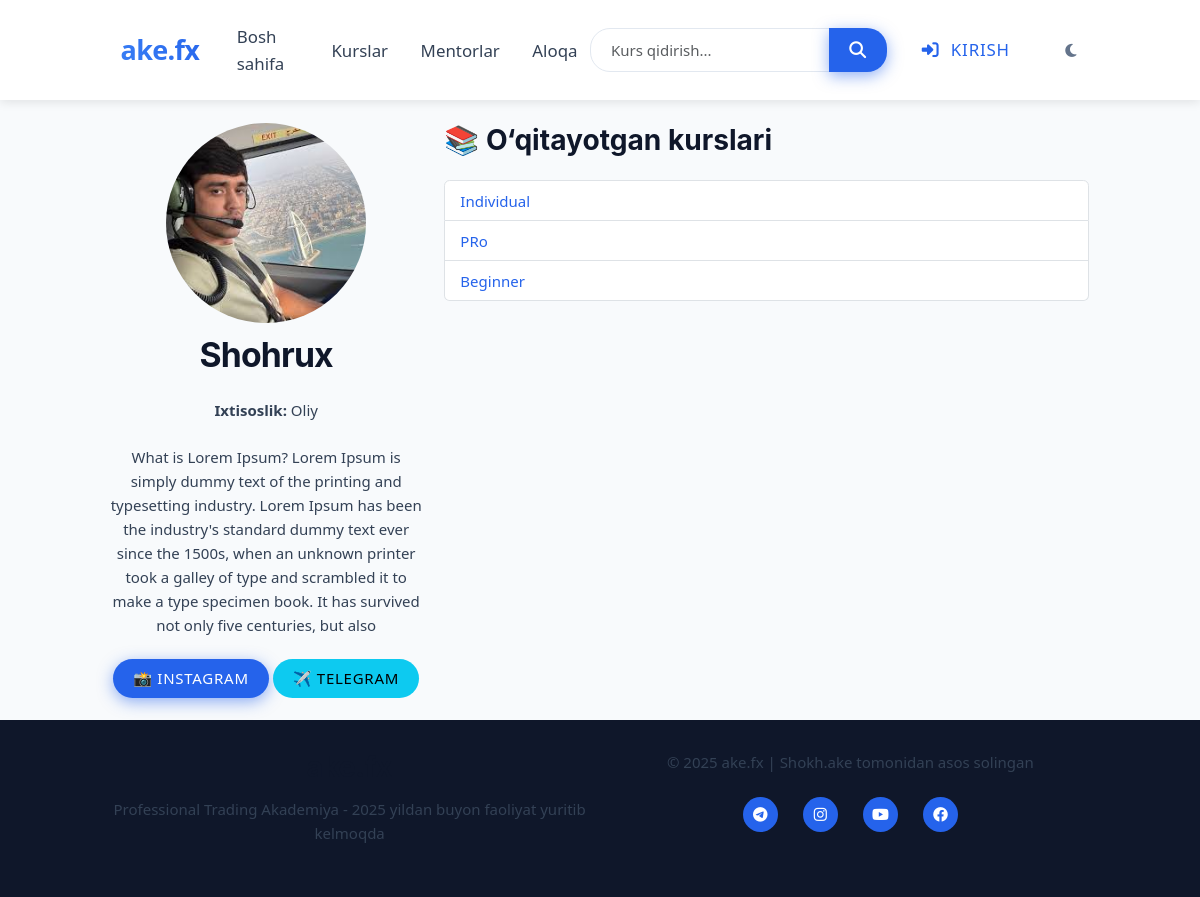
Before: /mentor/1/ with the older database file.
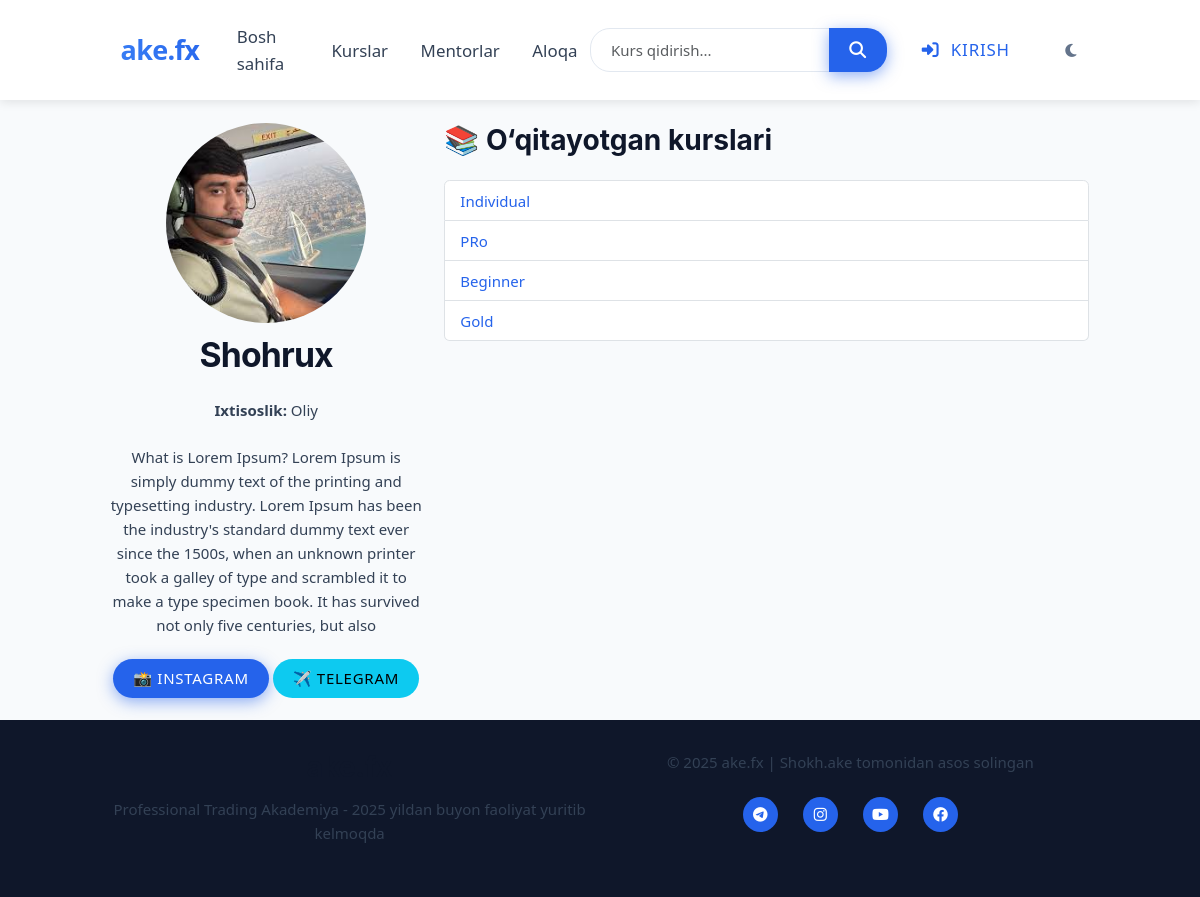
After: the same page with the newer database file.
### main/models.py (models this page shows, shortened)
class Mentor(models.Model):
    full_name = models.CharField(max_length=255, verbose_name="To'liq ism")
    bio = models.TextField(verbose_name="Bio / Tajriba")
    image = models.ImageField(
        upload_to='mentors/%Y/%m/%d/',
        verbose_name="Rasm",
        blank=True,  # Rasm ixtiyoriy bo'lishi uchun
        null=True    # Rasm bo'lmasa ham bo'ladi
    )
    specialty = models.CharField(
        max_length=225,
        verbose_name="Mutaxassislik",
        blank=True,  # Bo'sh qoldirish mumkin
        null=True    # NULL bo'lishi mumkin
    )
    instagram = models.URLField(
        max_length=200,
        verbose_name="Instagram profil",
        blank=True,  # Majburiy emas
        null=True    # NULL bo'lishi mumkin
    )
    telegram = models.URLField(
        max_length=200,
        verbose_name="Telegram profil",
        blank=True,  # Majburiy emas
        null=True    # NULL bo'lishi mumkin
    )
    class Meta:
        verbose_name = "Mentor"
        verbose_name_plural = "Mentorlar"
        ordering = ['-id']  # Yangi mentorlarni birinchi ko'rsatish uchun

class Course(models.Model):
    title = models.CharField(max_length=100)
    description = models.TextField()
    price = models.DecimalField(max_digits=8, decimal_places=2)
    duration = models.CharField(max_length=50)  # masalan: '3 oy'
    image = models.ImageField(upload_to='courses/')
    mentor = models.ForeignKey('Mentor', on_delete=models.SET_NULL, null=True, blank=True)
    is_paid = models.BooleanField(default=True)  # Pullik yoki bepul ekanligini belgilash
    category = models.ForeignKey(Category, on_delete=models.SET_NULL, null=True, verbose_name='Kategoriya')
    level = models.ForeignKey('Level', on_delete=models.SET_NULL, null=True, verbose_name='Daraja')
    created_at = models.DateTimeField(auto_now_add=True)

### main/views.py (the view)
# urls.py: path('mentor/<int:mentor_id>/', views.mentor_detail, name='mentor_detail'),
def mentor_detail(request, mentor_id):
    mentor = get_object_or_404(Mentor, id=mentor_id)
    courses = Course.objects.filter(mentor=mentor)
    return render(request, 'mentor_detail.html', {'mentor': mentor, 'courses': courses})

### main/templates/mentor_detail.html
{% extends 'base.html' %}
{% block content %}
<div class="row">
  <div class="col-md-4 text-center">
    {% if mentor.image %}
    <img src="{{ mentor.image.url }}" class="img-fluid rounded-circle mb-3" alt="{{ mentor.full_name }}" style="width: 200px; height: 200px; object-fit: cover;">
    {% endif %}
    <h3>{{ mentor.full_name }}</h3>
    <p><b>Ixtisoslik:</b> {{ mentor.specialty }}</p>
    <p>{{ mentor.bio }}</p>
    <div>
      {% if mentor.instagram %}
      <a href="{{ mentor.instagram }}" target="_blank" class="btn btn-sm btn-primary">📸 Instagram</a>
      {% endif %}
      {% if mentor.telegram %}
      <a href="{{ mentor.telegram }}" target="_blank" class="btn btn-sm btn-info">✈️ Telegram</a>
      {% endif %}
    </div>
  </div>
  <div class="col-md-8">
    <h4>📚 O‘qitayotgan kurslari</h4>
    {% if courses %}
    <ul class="list-group">
      {% for course in courses %}
      <li class="list-group-item">
        <a href="{% url 'course_detail' course.id %}" class="text-decoration-none">{{ course.title }}</a>
      </li>
      {% endfor %}
    </ul>
    {% else %}
    <p>🚫 Hozircha kurslar mavjud emas.</p>
    {% endif %}
  </div>
</div>
{% endblock %}

### main/templates/base.html (shortened to what this page needs)
<!DOCTYPE html>
<html lang="en">
<head>
    {% load static %}
    <link href="https://cdn.jsdelivr.net/npm/bootstrap@5.3.0/dist/css/bootstrap.min.css" rel="stylesheet">
    <link rel="stylesheet" href="https://cdnjs.cloudflare.com/ajax/libs/font-awesome/6.4.0/css/all.min.css">
    <link href="{% static 'css/style.css' %}" rel="stylesheet">
</head>
<body>
    <nav class="navbar navbar-expand-lg">
        <div class="container">
            <a class="navbar-brand" href="/">ake.fx</a>
            <div class="collapse navbar-collapse" id="navbarNav">
                <ul class="navbar-nav me-auto">
                    <li class="nav-item"><a href="/" class="nav-link">Bosh sahifa</a></li>
                    <li class="nav-item"><a href="/courses/" class="nav-link">Kurslar</a></li>
                    <li class="nav-item"><a href="/mentors/" class="nav-link">Mentorlar</a></li>
                    <li class="nav-item"><a href="/contact/" class="nav-link">Aloqa</a></li>
                </ul>
                <form class="d-flex me-3" action="{% url 'search' %}" method="get">
                    <div class="input-group">
                        <input class="form-control" type="search" name="q" placeholder="Kurs qidirish..." aria-label="Search">
                        <button class="btn btn-primary" type="submit">
                            <i class="fas fa-search"></i>
                        </button>
                    </div>
                </form>
                <ul class="navbar-nav">
                    {% if user.is_authenticated %}
                        <li class="nav-item dropdown">
                            <a class="nav-link dropdown-toggle" href="#" id="navbarDropdown" role="button" data-bs-toggle="dropdown" aria-expanded="false">
                                <i class="fas fa-user-circle me-1"></i> Profil
                            </a>
                            <ul class="dropdown-menu" aria-labelledby="navbarDropdown">
                                <li><a class="dropdown-item" href="{% url 'profile' %}">Mening profilim</a></li>
                                <li><a class="dropdown-item" href="{% url 'profile' %}">Mening kurslarim</a></li>
                                <li><hr class="dropdown-divider"></li>
                                <li>
                                    <form action="{% url 'logout' %}" method="post">
                                        {% csrf_token %}
                                        <button type="submit" class="dropdown-item text-danger">
                                            <i class="fas fa-sign-out-alt me-1"></i> Chiqish
                                        </button>
                                    </form>
                                </li>
                            </ul>
                        </li>
                    {% else %}
                        <li class="nav-item">
                            <a href="{% url 'login' %}" class="btn btn-outline-primary me-2">
                                <i class="fas fa-sign-in-alt me-1"></i> Kirish
                            </a>
                        </li>
                    {% endif %}
                </ul>
                <button id="toggle-dark-mode" class="ms-3" aria-label="Toggle dark mode">
                    <i class="fas fa-moon"></i>
                </button>
            </div>
        </div>
    </nav>
    <div class="container my-4">
        {% block content %}{% endblock %}
    </div>
    <footer>
        <div class="container">
            <div class="row">
                <div class="col-md-6 text-center text-md-start">
                    <h4 class="mb-3">ake.fx</h4>
                    <p>Professional Trading Akademiya - 2025 yildan buyon faoliyat yuritib kelmoqda</p>
                </div>
                <div class="col-md-6 text-center text-md-end">
                    <p>&copy; 2025 ake.fx | Shokh.ake tomonidan asos solingan</p>
                    <div class="social-icons">
                        <a href="#"><i class="fab fa-telegram"></i></a>
                        <a href="#"><i class="fab fa-instagram"></i></a>
                        <a href="#"><i class="fab fa-youtube"></i></a>
                        <a href="#"><i class="fab fa-facebook"></i></a>
                    </div>
                </div>
            </div>
        </div>
    </footer>
</body>
</html>

### main/templates/base.html (style rules this page uses)
:root { --primary-color: #2563eb; --secondary-color: #1e40af; --accent-color: #3b82f6; --light-bg: #f8fafc; --dark-bg: #0f172a; --dark-nav: #1e293b; --light-text: #f1f5f9; --dark-text: #334155; --transition: all 0.3s ease; }
body { font-family: 'Segoe UI', Tahoma, Geneva, Verdana, sans-serif; transition: var(--transition); background-color: var(--light-bg); color: var(--dark-text); }
.navbar { padding: 15px 0; box-shadow: 0 2px 10px rgba(0, 0, 0, 0.1); transition: var(--transition); background-color: white; }
.navbar-brand { font-weight: 700; font-size: 1.8rem; background: linear-gradient(45deg, #3b82f6, #2563eb); -webkit-background-clip: text; background-clip: text; -webkit-text-fill-color: transparent; padding: 0 10px; border-radius: 5px; }
.navbar-nav .nav-link { font-weight: 500; margin: 0 5px; position: relative; padding: 8px 16px; transition: var(--transition); color: var(--dark-text); }
.navbar-nav .nav-link::after { content: ''; position: absolute; width: 0; height: 2px; bottom: 0; left: 50%; background-color: var(--accent-color); transition: var(--transition); transform: translateX(-50%); }
.form-control { border-radius: 20px; padding: 10px 20px; border: 1px solid #e2e8f0; transition: var(--transition); background-color: white; color: var(--dark-text); }
.btn { border-radius: 20px; padding: 8px 20px; font-weight: 500; transition: var(--transition); }
.btn-primary { background-color: var(--primary-color); border-color: var(--primary-color); }
.btn-outline-primary { border-color: var(--primary-color); color: var(--primary-color); }
#toggle-dark-mode { border-radius: 50%; width: 40px; height: 40px; padding: 0; display: flex; align-items: center; justify-content: center; border: none; background-color: transparent; color: #64748b; transition: var(--transition); }
footer { padding: 30px 0; transition: var(--transition); background-color: #f1f5f9; color: var(--dark-text); }
.social-icons { margin-top: 15px; }
.social-icons a { display: inline-flex; align-items: center; justify-content: center; width: 35px; height: 35px; border-radius: 50%; margin: 0 5px; color: white; background-color: var(--primary-color); transition: var(--transition); }

Changed rows visible on the page:
added Course: title "Gold"
